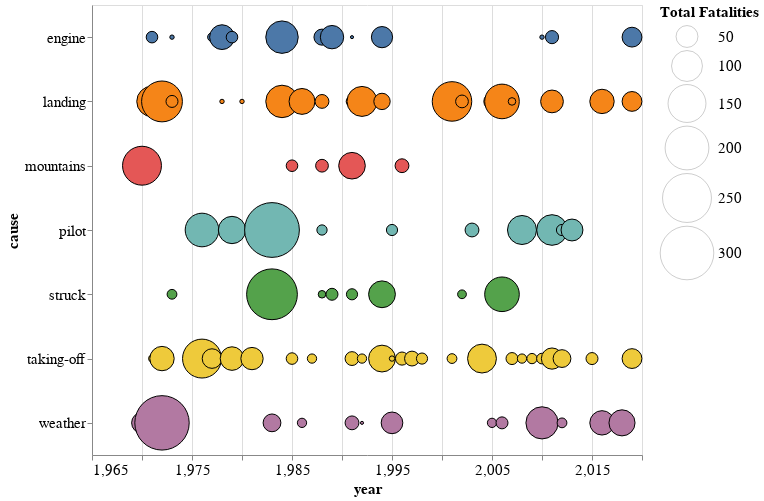

Write notebook code for a chart like this one.
### Code cell
alt.Chart(rec_frame_causes).mark_circle(
    opacity=1,
    stroke='black',
    strokeWidth=1
).encode(
    alt.X('year', axis=alt.Axis(labelAngle=0),  scale= alt.Scale(domain=[1965, 2020])),
    alt.Y('cause'),
    alt.Size('fatalities',
        scale=alt.Scale(range=[0, 3000]),
        legend=alt.Legend(title='Total Fatalities', symbolFillColor= 'white', 
                          symbolStrokeWidth = 0.2)
    ),
    alt.Color('cause', legend=None)
).properties(
    width=550,
    height=450
).configure_axis(
    labelFontSize=15,
    titleFontSize=15
).configure_legend(
titleFontSize=15,
labelFontSize=15
)

### Figure 1 — Vega-Lite specification as saved in the notebook (floating-point values rounded to 4 significant figures; data arrays with more than 128 entries replaced by an {"elided": "..."} marker saying what was removed)
{"config": {"view": {"continuousWidth": 400, "continuousHeight": 300}, "axis": {"labelFontSize": 15, "titleFontSize": 15}, "legend": {"labelFontSize": 15, "titleFontSize": 15}}, "data": {"name": "data-06bda45878ad4d0c23d8c2f1819996ab"}, "mark": {"type": "circle", "opacity": 1, "stroke": "black", "strokeWidth": 1}, "encoding": {"color": {"field": "cause", "legend": null, "type": "nominal"}, "size": {"field": "fatalities", "legend": {"symbolFillColor": "white", "symbolStrokeWidth": 0.2, "title": "Total Fatalities"}, "scale": {"range": [0, 3000]}, "type": "quantitative"}, "x": {"axis": {"labelAngle": 0}, "field": "year", "scale": {"domain": [1965, 2020]}, "type": "quantitative"}, "y": {"field": "cause", "type": "nominal"}}, "height": 450, "width": 550, "$schema": "https://vega.github.io/schema/vega-lite/v4.17.0.json", "datasets": {"data-06bda45878ad4d0c23d8c2f1819996ab": {"elided": "336 records"}}}
